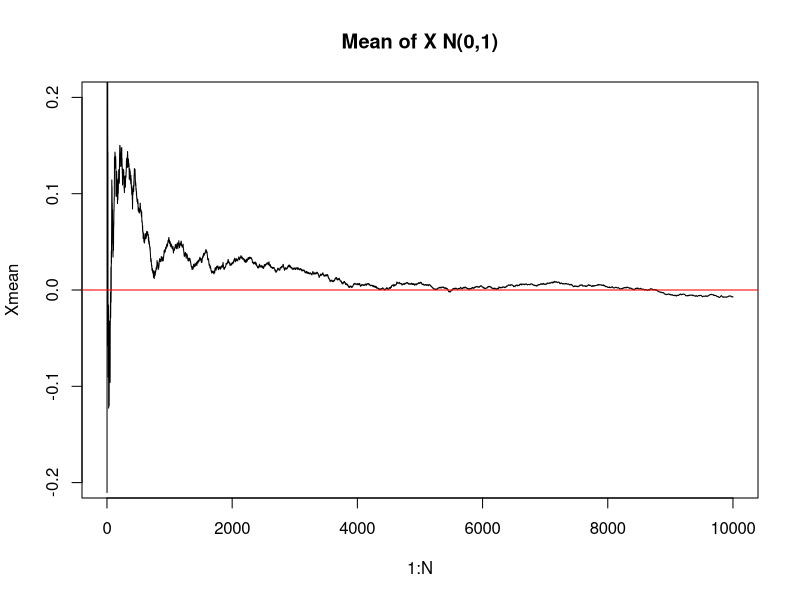
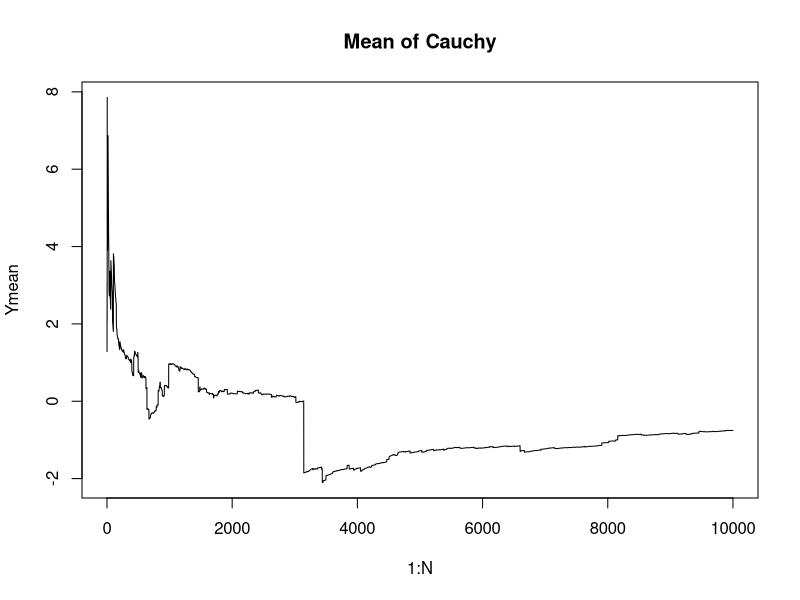
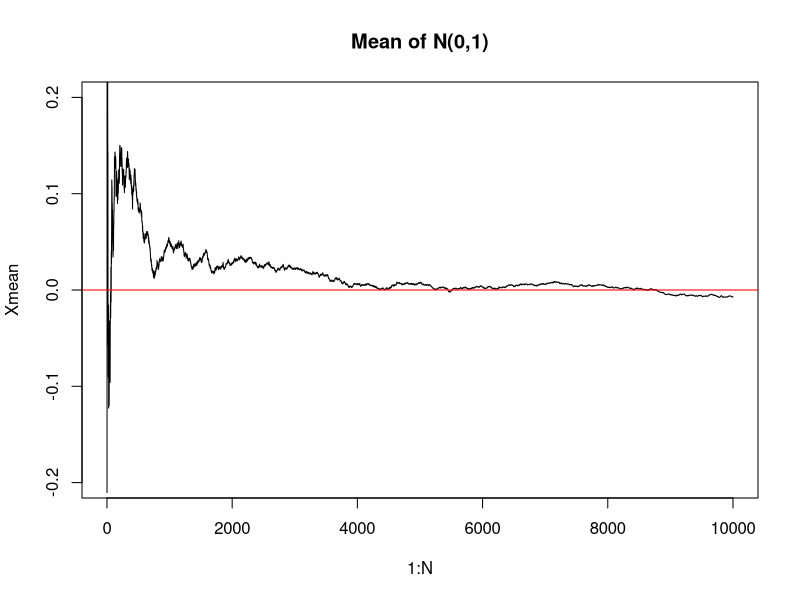
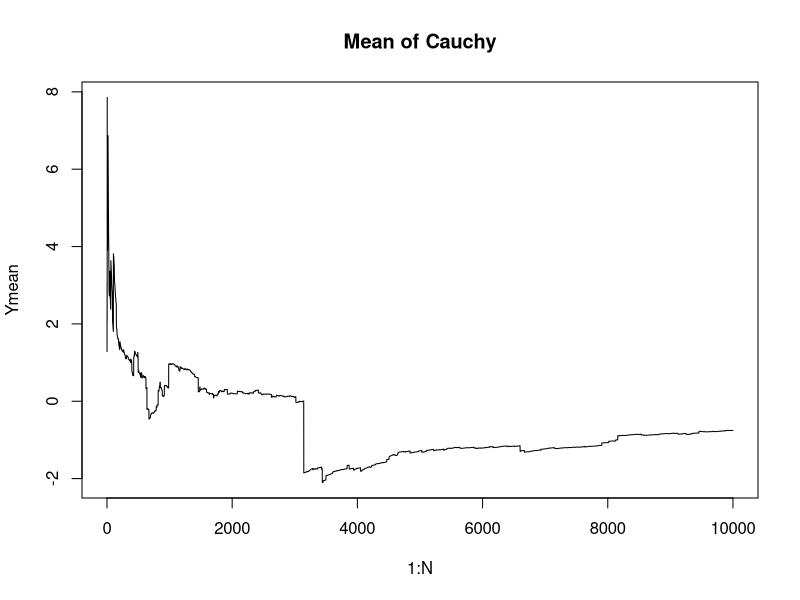

R code for these plots, in order:
N = 10000
X = rnorm(N)
Xmean = cumsum(X)/1:N
plot(1:N, Xmean, type="l", ylim = c(-0.2, 0.2),
     main = "Mean of X N(0,1)")
abline(h = 0, col="red")

Y = rcauchy(N)
Ymean = cumsum(Y)/1:N
plot(1:N, Ymean, type="l",
     main = "Mean of Cauchy")


pdf("~/AllStatistics/files/ch3_3.9A.pdf", width = 4.7747, height = 4)
plot(1:N, Xmean, type="l",ylim = c(-0.2, 0.2),
     main = "Mean of N(0,1)")
abline(h = 0, col="red")
dev.off()
pdf("~/AllStatistics/files/ch3_3.9B.pdf", width = 4.7747, height = 4)
plot(1:N, Ymean, type="l",
     main = "Mean of Cauchy")
dev.off()
